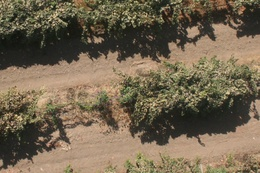
%> input picture test.jpg, 260 x 173 px, shrunk from 1405 x 937 before the run
$ octave Demo.m   (GNU Octave 9; MATLAB toolbox functions it lacks are replaced by stand-ins)
%> lines starting %> are read from the running program, lines starting %| are printed output that depends on the picture; in (x1, y1, x2, y2) boxes, pixels count from 0 and x2, y2 are one past the last pixel; in counts of white or black regions, pixels touching at a corner belong together; the program's own positions count from 1
### Km.m
function Ikm = Km(I,K)

%% K-means Segmentation (option: K (Number of Clusters))
I = im2double(I);
F = reshape(I,size(I,1)*size(I,2),3);                 % Color Features
%% K-means
CENTS = F( ceil(rand(K,1)*size(F,1)) ,:);             % Cluster Centers
DAL   = zeros(size(F,1),K+2);                         % Distances and Labels
KMI   = 10;                                           % K-means Iteration
for n = 1:KMI
   for i = 1:size(F,1)
      for j = 1:K
        DAL(i,j) = norm(F(i,:) - CENTS(j,:));
      end
      [Distance CN] = min(DAL(i,1:K));                % 1:K are Distance from Cluster Centers 1:K
      DAL(i,K+1) = CN;                                % K+1 is Cluster Label
      DAL(i,K+2) = Distance;                          % K+2 is Minimum Distance
   end
   for i = 1:K
      A = (DAL(:,K+1) == i);                          % Cluster K Points
      CENTS(i,:) = mean(F(A,:));                      % New Cluster Centers
      if sum(isnan(CENTS(:))) ~= 0                    % If CENTS(i,:) Is Nan Then Replace It With Random Point
         NC = find(isnan(CENTS(:,1)) == 1);           % Find Nan Centers
         for Ind = 1:size(NC,1)
         CENTS(NC(Ind),:) = F(randi(size(F,1)),:);
         end
      end
   end
end

X = zeros(size(F));
for i = 1:K
idx = find(DAL(:,K+1) == i);
X(idx,:) = repmat(CENTS(i,:),size(idx,1),1);
end
Ikm = reshape(X,size(I,1),size(I,2),3);

end

### Demo.m
%% Segmentation and Detection based on the Ncut demo
%  Edit by: Jinge Wang

%% clear workspace and command window
clc
clear all
close all

%% input
% I = imread('IMG_5505.JPG');
I = imresize(imread('test.JPG'),0.25);
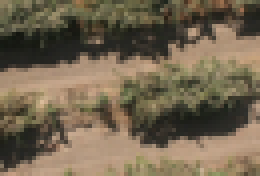
%> I: size 44x65x3 uint8 (shown 4 times larger); mean R, G, B 115.8, 102, 80.3
% I = imcrop(I,[2618,1571,127,127]);
% figure,imshow(I);

%% parameters
% kmeans parameter
K    = 4;                  % Cluster Numbers. K=2 has significant difference with others. The increasing of K won't affect result much.
% meanshift parameter
% bw   = 0.2;                % Mean Shift Bandwidth. Meanshift has the similar result with Kmeans

%% compare
Ikm          = Km(I,K);                     % Kmeans (color)
%> in Km, `F = reshape(I,size(I,1)*size(I,2),3);`: F = 2860 rows, first 12: [0.557 0.498 0.373; 0.533 0.498 0.365; 0.451 0.424 0.322; 0.439 0.404 0.302; 0.427 0.42 0.302; 0.38 0.388 0.282; 0.259 0.263 0.196; 0.443 0.439 0.341; 0.271 0.267 0.2; 0.137 0.145 0.114; 0.0863 0.0941 0.0706; 0.0824 0.102 0.0745]
%> after the loop in Km, `for n = 1:KMI`: CENTS = [0.712 0.602 0.494; 0.578 0.508 0.386; 0.409 0.372 0.276; 0.188 0.18 0.144]; DAL = 2860 rows, first 8: [0.228 0.0468 0.203 0.534 2 0.0468; 0.249 0.0695 0.184 0.515 2 0.0695; 0.365 0.185 0.0671 0.396 3 0.0671; 0.393 0.213 0.0373 0.368 3 0.0373; 0.394 0.214 0.0449 0.37 3 0.0449; 0.453 0.273 0.0386 0.311 3 0.0386; 0.645 0.465 0.216 0.117 4 0.117; 0.355 0.177 0.0871 0.41 3 0.0871]
%> after the loop in Km, `for i = 1:K`: X = 2860 rows, first 12: [0.578 0.508 0.386; 0.578 0.508 0.386; 0.409 0.372 0.276; 0.409 0.372 0.276; 0.409 0.372 0.276; 0.409 0.372 0.276; 0.188 0.18 0.144; 0.409 0.372 0.276; 0.188 0.18 0.144; 0.188 0.18 0.144; 0.188 0.18 0.144; 0.188 0.18 0.144]
%> in Km, `Ikm = reshape(X,size(I,1),size(I,2),3);`:
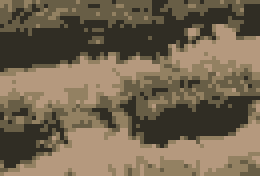
%> Ikm: size 44x65x3 double (shown 4 times larger); mean R, G, B 0.454, 0.4, 0.315; mean of the top-left, top-right, bottom-left and bottom-right quarters 0.344, 0.377, 0.45, 0.389
% [Ims, Nms]   = Ms(I,bw);                    % Mean Shift (color)

%% show
figure()
subplot(121); imshow(I);    title('Original');
subplot(122); imshow(Ikm); title(['Kmeans',' : ',num2str(K)]);
% subplot(122); imshow(Ims);  title(['MeanShift',' : ',num2str(Nms)]);


%% mask
% imtool(Ikm);
% imtool(Ims);
input = Ikm;
% input = Ims;
[m,n] = size(input(:,:,1));
%> m = 44; n = 65
Rmin = 256;
Gmin = 256;
Bmin = 256;
R = input(:,:,1);
G = input(:,:,2);
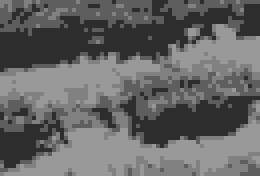
%> G: size 44x65 double (shown 4 times larger); min 0.18, max 0.602, mean 0.4
B = input(:,:,3);
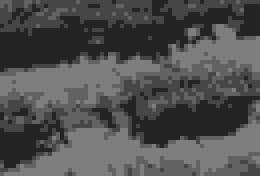
%> B: size 44x65 double (shown 4 times larger); min 0.144, max 0.494, mean 0.315
for i = 1:m % find the minimum pixel value in each channel
    for j = 1: n
        if R(i,j) < Rmin
            Rmin = R(i,j);
        end
        if G(i,j) < Gmin
            Gmin = G(i,j);
        end
        if B(i,j) < Bmin
            Bmin = B(i,j);
        end
    end
end
%> this loop made 44 passes
%> after the loop, Bmin = 0.144; Gmin = 0.18; Rmin = 0.188

output = zeros(m,n);
%> output: size 44x65 double; every value is 0
for i = 1:m  % use the minimum pixel value to set the threshold
    for j = 1:n
        if input(i,j,1) < Rmin + 0.0001 || input(i,j,2) < Gmin + 0.0001 || input(i,j,3) < Bmin + 0.0001
            output(i,j) = 0;
        else
            output(i,j) = 1;
        end
    end
end
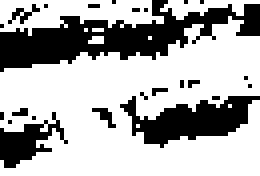
%> output: size 44x65 double (shown 4 times larger); values 0 (black) and 1 (white), 68.7% white; 24 black regions (21 under 20 px), largest, box (x1, y1, x2, y2) and area: (0, 0, 65, 18) 493, (30, 24, 65, 37) 232, (0, 28, 17, 42) 104

figure,imshow(output);
for i = 1:3
    result(:,:,i) = double(I(:,:,i)).*output;
end
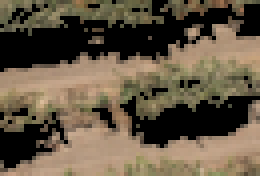
%> result: size 44x65x3 double (shown 4 times larger); mean R, G, B 100.8, 87.7, 68.8
figure,imshow(result/255);
% imtool(result/255);

%% detection in HSV color space
x=result/255;
% [4 lines of commented-out code are left out]
xx=rgb2hsv(x);  % Transfer ino HSV color space
%> xx: size 44x65x3 double; mean H, S, V 0.0705, 0.219, 0.396
% x1=imadjust(x,[.2 .3 0; .6 .7 1],[]);imshow([x x1]);
H=xx(:,:,1);    % Purple is significantly represented in Hue channel
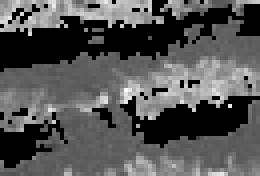
%> H: size 44x65 double (shown 4 times larger); min 0, max 0.212, mean 0.0705; drawn with min black and max white
% S=xx(:,:,2);
% V=xx(:,:,3);
figure,imshow(H);

% h=imadjust(H,[0.3 0.7],[]);imshow(h);
% subplot(1,2,1);imshow(x);
% subplot(1,2,2);imshow(h);

%% Count
b = imbinarize(H,0.6); % Transfer to binary image
%> b: size 44x65 logical; every value is 0
% figure;imshow(b);
cc = bwconncomp(b); % counting pixel clusters
%> cc = 0 connected components

fprintf('The detected morning glory number is %d', getfield(cc,'NumObjects'));
%| The detected morning glory number is 0

% [8 lines of commented-out code are left out]
